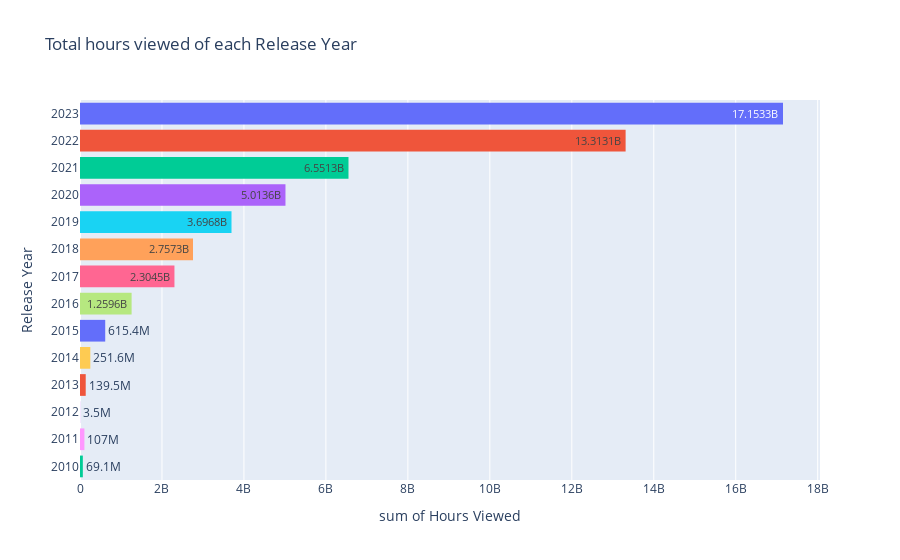

The cell this chart's notebook holds for it:
### Markdown cell above
#### Total hours viewed of each Release Year

### Code cell
fig = px.histogram(df[df["Release Year"]>0], x = "Hours Viewed", y="Release Year", histfunc="sum", color="Release Year",\
                  title="Total hours viewed of each Release Year",text_auto=True,orientation='h')
fig.update_layout(bargap=0.2, height=600,
                 yaxis = dict(tickmode = 'linear'), showlegend=False)
fig.show()

### Figure 1 — Plotly figure (JSON) as saved in the notebook; plotly's stock layout.template omitted (floating-point values rounded to 4 significant figures; data arrays with more than 128 entries replaced by an {"elided": "..."} marker saying what was removed)
{"data": [{"alignmentgroup": "True", "bingroup": "y", "histfunc": "sum", "hovertemplate": "Release Year=%{y}<br>sum of Hours Viewed=%{x}<extra></extra>", "legendgroup": "2023", "marker": {"color": "#636efa", "pattern": {"shape": ""}}, "name": "2023", "offsetgroup": "2023", "orientation": "h", "showlegend": true, "texttemplate": "%{value}", "type": "histogram", "x": {"elided": "329 int values"}, "xaxis": "x", "y": {"elided": "329 int values"}, "yaxis": "y"}, {"alignmentgroup": "True", "bingroup": "y", "histfunc": "sum", "hovertemplate": "Release Year=%{y}<br>sum of Hours Viewed=%{x}<extra></extra>", "legendgroup": "2022", "marker": {"color": "#EF553B", "pattern": {"shape": ""}}, "name": "2022", "offsetgroup": "2022", "orientation": "h", "showlegend": true, "texttemplate": "%{value}", "type": "histogram", "x": {"elided": "956 int values"}, "xaxis": "x", "y": {"elided": "956 int values"}, "yaxis": "y"}, {"alignmentgroup": "True", "bingroup": "y", "histfunc": "sum", "hovertemplate": "Release Year=%{y}<br>sum of Hours Viewed=%{x}<extra></extra>", "legendgroup": "2021", "marker": {"color": "#00cc96", "pattern": {"shape": ""}}, "name": "2021", "offsetgroup": "2021", "orientation": "h", "showlegend": true, "texttemplate": "%{value}", "type": "histogram", "x": {"elided": "814 int values"}, "xaxis": "x", "y": {"elided": "814 int values"}, "yaxis": "y"}, {"alignmentgroup": "True", "bingroup": "y", "histfunc": "sum", "hovertemplate": "Release Year=%{y}<br>sum of Hours Viewed=%{x}<extra></extra>", "legendgroup": "2020", "marker": {"color": "#ab63fa", "pattern": {"shape": ""}}, "name": "2020", "offsetgroup": "2020", "orientation": "h", "showlegend": true, "texttemplate": "%{value}", "type": "histogram", "x": {"elided": "779 int values"}, "xaxis": "x", "y": {"elided": "779 int values"}, "yaxis": "y"}, {"alignmentgroup": "True", "bingroup": "y", "histfunc": "sum", "hovertemplate": "Release Year=%{y}<br>sum of Hours Viewed=%{x}<extra></extra>", "legendgroup": "2018", "marker": {"color": "#FFA15A", "pattern": {"shape": ""}}, "name": "2018", "offsetgroup": "2018", "orientation": "h", "showlegend": true, "texttemplate": "%{value}", "type": "histogram", "x": {"elided": "595 int values"}, "xaxis": "x", "y": {"elided": "595 int values"}, "yaxis": "y"}, {"alignmentgroup": "True", "bingroup": "y", "histfunc": "sum", "hovertemplate": "Release Year=%{y}<br>sum of Hours Viewed=%{x}<extra></extra>", "legendgroup": "2019", "marker": {"color": "#19d3f3", "pattern": {"shape": ""}}, "name": "2019", "offsetgroup": "2019", "orientation": "h", "showlegend": true, "texttemplate": "%{value}", "type": "histogram", "x": {"elided": "698 int values"}, "xaxis": "x", "y": {"elided": "698 int values"}, "yaxis": "y"}, {"alignmentgroup": "True", "bingroup": "y", "histfunc": "sum", "hovertemplate": "Release Year=%{y}<br>sum of Hours Viewed=%{x}<extra></extra>", "legendgroup": "2017", "marker": {"color": "#FF6692", "pattern": {"shape": ""}}, "name": "2017", "offsetgroup": "2017", "orientation": "h", "showlegend": true, "texttemplate": "%{value}", "type": "histogram", "x": {"elided": "361 int values"}, "xaxis": "x", "y": {"elided": "361 int values"}, "yaxis": "y"}, {"alignmentgroup": "True", "bingroup": "y", "histfunc": "sum", "hovertemplate": "Release Year=%{y}<br>sum of Hours Viewed=%{x}<extra></extra>", "legendgroup": "2016", "marker": {"color": "#B6E880", "pattern": {"shape": ""}}, "name": "2016", "offsetgroup": "2016", "orientation": "h", "showlegend": true, "texttemplate": "%{value}", "type": "histogram", "x": {"elided": "192 int values"}, "xaxis": "x", "y": {"elided": "192 int values"}, "yaxis": "y"}, {"alignmentgroup": "True", "bingroup": "y", "histfunc": "sum", "hovertemplate": "Release Year=%{y}<br>sum of Hours Viewed=%{x}<extra></extra>", "legendgroup": "2011", "marker": {"color": "#FF97FF", "pattern": {"shape": ""}}, "name": "2011", "offsetgroup": "2011", "orientation": "h", "showlegend": true, "texttemplate": "%{value}", "type": "histogram", "x": [94700000, 7500000, 4800000], "xaxis": "x", "y": [2011, 2011, 2011], "yaxis": "y"}, {"alignmentgroup": "True", "bingroup": "y", "histfunc": "sum", "hovertemplate": "Release Year=%{y}<br>sum of Hours Viewed=%{x}<extra></extra>", "legendgroup": "2014", "marker": {"color": "#FECB52", "pattern": {"shape": ""}}, "name": "2014", "offsetgroup": "2014", "orientation": "h", "showlegend": true, "texttemplate": "%{value}", "type": "histogram", "x": [61100000, 45400000, 38300000, 16800000, 15900000, 13600000, 13500000, 9800000, 9200000, 7700000, 5600000, 4600000, 3900000, 2000000, 1400000, 500000, 500000, 400000, 300000, 200000, 200000, 100000, 100000, 100000, 100000, 100000, 100000, 100000], "xaxis": "x", "y": [2014, 2014, 2014, 2014, 2014, 2014, 2014, 2014, 2014, 2014, 2014, 2014, 2014, 2014, 2014, 2014, 2014, 2014, 2014, 2014, 2014, 2014, 2014, 2014, 2014, 2014, 2014, 2014], "yaxis": "y"}, {"alignmentgroup": "True", "bingroup": "y", "histfunc": "sum", "hovertemplate": "Release Year=%{y}<br>sum of Hours Viewed=%{x}<extra></extra>", "legendgroup": "2015", "marker": {"color": "#636efa", "pattern": {"shape": ""}}, "name": "2015", "offsetgroup": "2015", "orientation": "h", "showlegend": true, "texttemplate": "%{value}", "type": "histogram", "x": [59900000, 52500000, 50900000, 44000000, 32600000, 31900000, 29500000, 26000000, 23400000, 22700000, 13700000, 12100000, 11400000, 10500000, 9700000, 8900000, 8900000, 8800000, 8300000, 7800000, 7700000, 7200000, 7100000, 7000000, 6900000, 6700000, 6400000, 5900000, 5700000, 5500000, 5300000, 5200000, 5100000, 5000000, 4900000, 4800000, 4700000, 4400000, 2700000, 2600000, 2400000, 2400000, 2000000, 1800000, 1800000, 1600000, 1400000, 1300000, 1300000, 1100000, 1100000, 1100000, 1100000, 900000, 900000, 900000, 900000, 800000, 700000, 600000, 500000, 400000, 400000, 400000, 400000, 400000, 400000, 200000, 200000, 200000, 200000, 200000, 200000, 200000, 200000, 200000, 100000, 100000, 100000], "xaxis": "x", "y": [2015, 2015, 2015, 2015, 2015, 2015, 2015, 2015, 2015, 2015, 2015, 2015, 2015, 2015, 2015, 2015, 2015, 2015, 2015, 2015, 2015, 2015, 2015, 2015, 2015, 2015, 2015, 2015, 2015, 2015, 2015, 2015, 2015, 2015, 2015, 2015, 2015, 2015, 2015, 2015, 2015, 2015, 2015, 2015, 2015, 2015, 2015, 2015, 2015, 2015, 2015, 2015, 2015, 2015, 2015, 2015, 2015, 2015, 2015, 2015, 2015, 2015, 2015, 2015, 2015, 2015, 2015, 2015, 2015, 2015, 2015, 2015, 2015, 2015, 2015, 2015, 2015, 2015, 2015], "yaxis": "y"}, {"alignmentgroup": "True", "bingroup": "y", "histfunc": "sum", "hovertemplate": "Release Year=%{y}<br>sum of Hours Viewed=%{x}<extra></extra>", "legendgroup": "2013", "marker": {"color": "#EF553B", "pattern": {"shape": ""}}, "name": "2013", "offsetgroup": "2013", "orientation": "h", "showlegend": true, "texttemplate": "%{value}", "type": "histogram", "x": [48800000, 24700000, 20100000, 20000000, 9600000, 6600000, 3400000, 2400000, 2300000, 900000, 600000, 100000], "xaxis": "x", "y": [2013, 2013, 2013, 2013, 2013, 2013, 2013, 2013, 2013, 2013, 2013, 2013], "yaxis": "y"}, {"alignmentgroup": "True", "bingroup": "y", "histfunc": "sum", "hovertemplate": "Release Year=%{y}<br>sum of Hours Viewed=%{x}<extra></extra>", "legendgroup": "2010", "marker": {"color": "#00cc96", "pattern": {"shape": ""}}, "name": "2010", "offsetgroup": "2010", "orientation": "h", "showlegend": true, "texttemplate": "%{value}", "type": "histogram", "x": [17600000, 11300000, 8400000, 7000000, 6800000, 6800000, 5800000, 5400000], "xaxis": "x", "y": [2010, 2010, 2010, 2010, 2010, 2010, 2010, 2010], "yaxis": "y"}, {"alignmentgroup": "True", "bingroup": "y", "histfunc": "sum", "hovertemplate": "Release Year=%{y}<br>sum of Hours Viewed=%{x}<extra></extra>", "legendgroup": "2012", "marker": {"color": "#ab63fa", "pattern": {"shape": ""}}, "name": "2012", "offsetgroup": "2012", "orientation": "h", "showlegend": true, "texttemplate": "%{value}", "type": "histogram", "x": [3500000], "xaxis": "x", "y": [2012], "yaxis": "y"}], "layout": {"autosize": true, "bargap": 0.2, "barmode": "relative", "legend": {"title": {"text": "Release Year"}, "tracegroupgap": 0}, "showlegend": false, "title": {"text": "Total hours viewed of each Release Year"}, "xaxis": {"anchor": "y", "autorange": true, "domain": [0, 1], "range": [0, 18060000000.0], "title": {"text": "sum of Hours Viewed"}, "type": "linear"}, "yaxis": {"anchor": "x", "autorange": true, "categoryarray": [2012, 2010, 2013, 2015, 2014, 2011, 2016, 2017, 2019, 2018, 2020, 2021, 2022, 2023], "categoryorder": "array", "domain": [0, 1], "range": [2010.0, 2024.0], "tickmode": "linear", "title": {"text": "Release Year"}, "type": "linear"}}}
